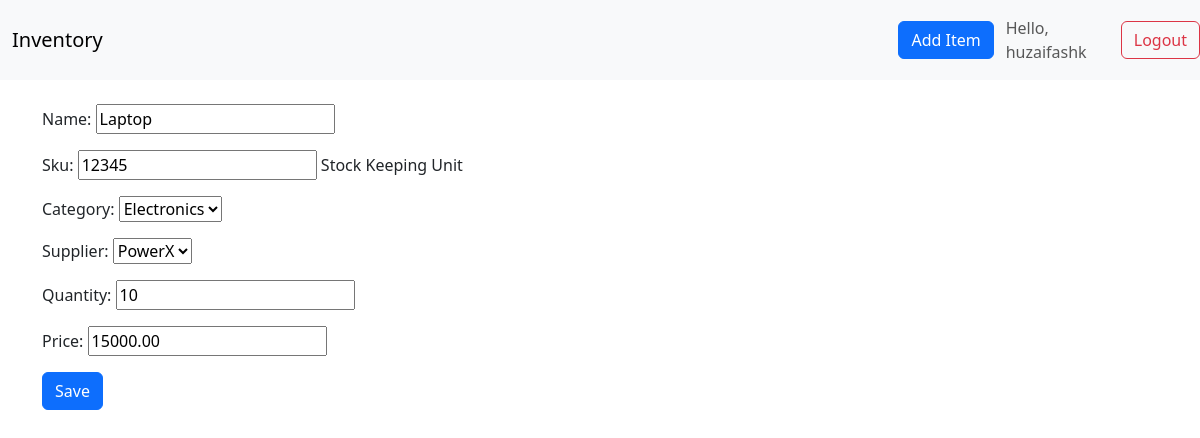
The app's page /item/4/edit/ (signed in) with its own data.
### products/models.py (models this page shows, shortened)
class Item(models.Model):
    name = models.CharField(max_length=200)
    sku = models.CharField(max_length=50, unique=True, help_text="Stock Keeping Unit")
    category = models.ForeignKey(Category, on_delete=models.SET_NULL, null=True)
    supplier = models.ForeignKey(Supplier, on_delete=models.SET_NULL, null=True)
    quantity = models.PositiveIntegerField(default=0)
    price = models.DecimalField(max_digits=10, decimal_places=2)
    added_date = models.DateField(auto_now_add=True)

class Category(models.Model):
    name = models.CharField(max_length=100, unique=True)
    def __str__(self):
        return self.name

class Supplier(models.Model):
    name = models.CharField(max_length=200)
    contact_email = models.EmailField(blank=True)
    phone = models.CharField(max_length=20, blank=True)
    def __str__(self):
        return self.name

### products/views.py (the view)
# urls.py: path('item/<int:pk>/edit/', views.ItemUpdateView.as_view(), name='item_edit'),
class ItemUpdateView(LoginRequiredMixin, UpdateView):
    model = Item
    fields = ['name', 'sku', 'category', 'supplier', 'quantity', 'price']
    template_name = 'products/item_form.html'
    success_url = reverse_lazy('products:item_list')
    extra_context = {'title': 'Edit Item'}

### products/templates/products/item_form.html (shortened to what this page needs)
{% extends 'products/base.html' %}
{% block content %}
<form method="post">
  {{ form.as_p }}
  <button class="btn btn-primary" type="submit">Save</button>
</form>
{% endblock %}

### products/templates/products/base.html (shortened to what this page needs)
<!DOCTYPE html>
<html lang="en">
<head>
  <link rel="stylesheet" href="https://cdn.jsdelivr.net/npm/bootstrap@5.3.0/dist/css/bootstrap.min.css">
</head>
<body>
  <nav class="navbar navbar-expand-lg navbar-light bg-light mb-4">
    <div class="container-fluid">
      <a class="navbar-brand" href="{% url 'products:item_list' %}">Inventory</a>
      <a class="btn btn-primary" href="{% url 'products:item_add' %}">Add Item</a>
    </div>
    {% if user.is_authenticated %}
  <span class="navbar-text me-2">Hello, {{ user.username }}</span>
  <form method="post" action="{% url 'logout' %}" style="display:inline;">
    <button class="btn btn-outline-danger" type="submit">Logout</button>
  </form>
{% else %}
  <a class="btn btn-outline-primary" href="{% url 'login' %}">Login</a>
{% endif %}
  </nav>
  <div class="container">
    {% block content %}{% endblock %}
  </div>
</body>
</html>

### records on screen
Item: name "Laptop", sku "12345", category "Electronics", supplier "PowerX", quantity "10", price "15000.00"

### other values on screen
{{ user.username }} "huzaifashk"
